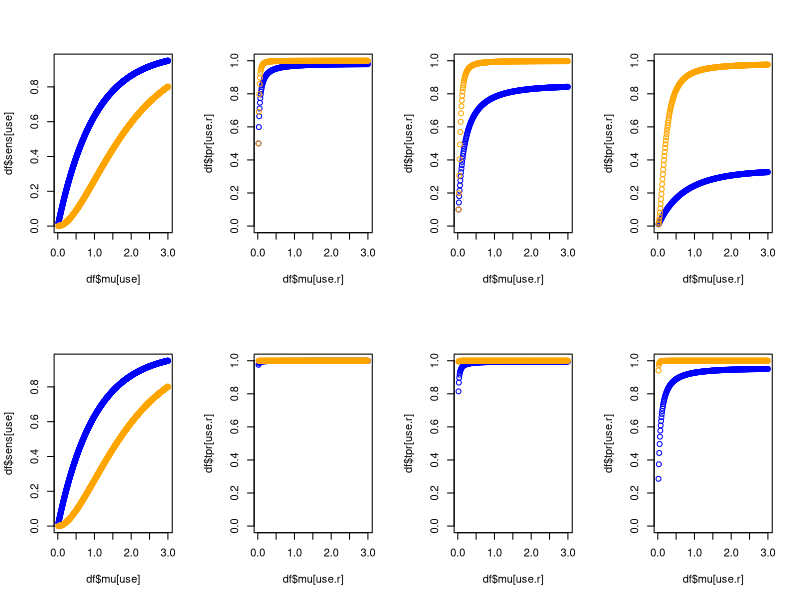
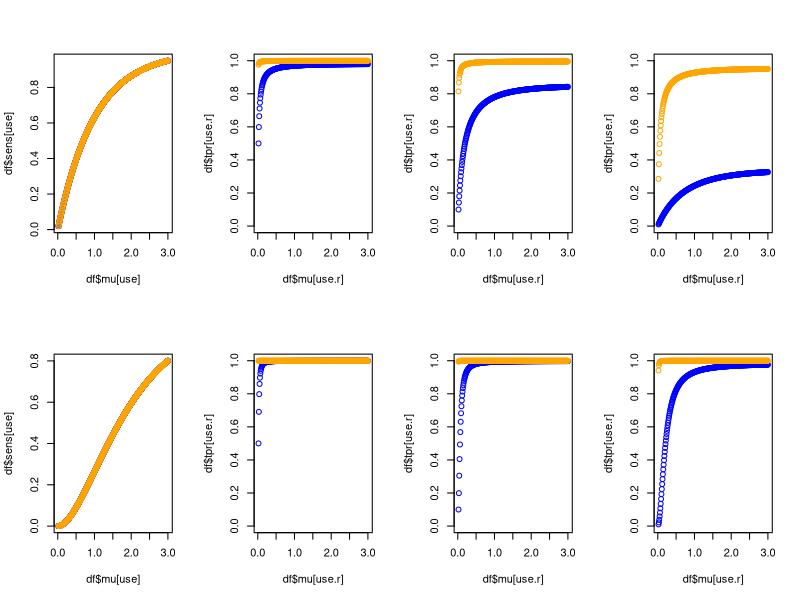
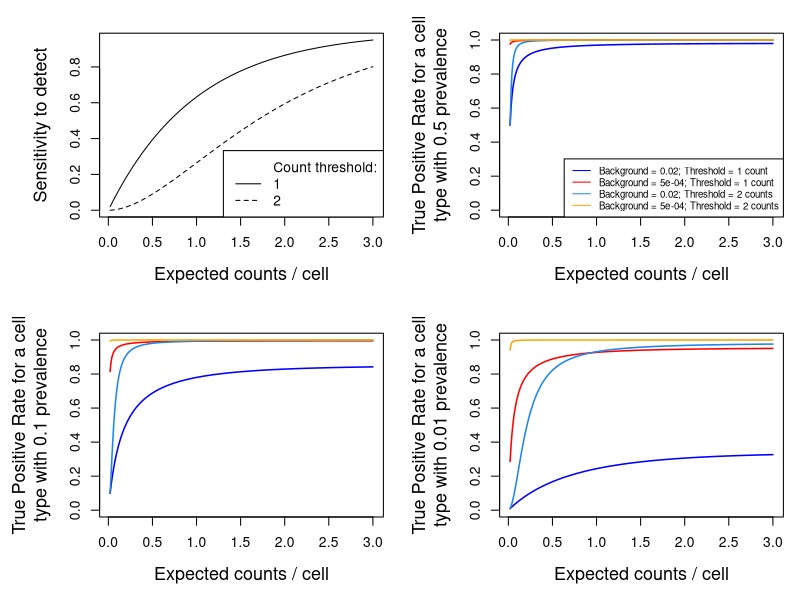

Write R code to recreate these figures, in order.
# setup: compare sens, spec, and TPR for calling marker gene positivity given 
# expression level (expected counts in the spatial platform), background rate, and 
# expression threshold for calling positivity

library(ggplot2)

# range of expected expression levels:
mu = seq(0.02, 3, by = 0.01)
# background levels:
b = c(0.02, 0.0005)  # 2nd value is 40x lower
# thresholds:
thresh = c(1,2)
# rate of true positivity:
rate = c(.5, .1, 0.01)

# set up data frame of all possible parameters:
df <- expand.grid(mu, b, thresh, rate)
colnames(df) = c("mu", "b", "thresh", "rate")
df$setting = paste0("Background = ", df$b, "; Threshold = ", df$thresh, " counts")
df$setting = gsub("1 counts", "1 count", df$setting)
  
# calc performance metrics:
df$sens <- 1 - ppois(df$thresh - 1, df$mu)
df$spec <- ppois(df$thresh - 1, df$b)
df$tpr <- (df$sens * df$rate) / ((df$sens * df$rate) + ((1 - df$spec) * (1 - df$rate)))



#ggplot(df[(df$thresh == 1) & (df$rate == 0.5), ], aes(x = mu, y = sens, col = b)) + geom_point()

# stratify by bg
par(mfrow = c(2,4))
for (bval in b) {
  use = (df$b == bval)
  # sens:
  plot(df$mu[use], df$sens[use], col = c("blue", "orange")[1 + (df$thresh[use] == thresh[2])])
  # spec:
  #plot(df$mu[use], df$spec[use], col = c("blue", "orange")[1 + (df$thresh[use] == thresh[2])], ylim = c(0.9, 1))
  # tpr:
  for (r in rate) {
    use.r = use & (df$rate == r)
    plot(df$mu[use.r], df$tpr[use.r], col = c("blue", "orange")[1 + (df$thresh[use.r] == thresh[2])],
         ylim = c(0, 1)) # pch = c(1 + (df$rate[use.r] == rate[2]) + 2*(df$rate[use] == rate[3])),
  }
  
  ## sens vs. tpr:
  #plot(df$sens[use], df$tpr[use], col = c("blue", "orange")[1 + (df$thresh[use] == thresh[2])],
  #     pch = c(1 + (df$rate[use] == rate[2]) + 2*(df$rate[use] == rate[3])))
  
}
 
# stratify by thresh
par(mfrow = c(2,4))
for (threshval in thresh) {
  use = (df$thresh == threshval)
  # sens:
  plot(df$mu[use], df$sens[use], col = c("blue", "orange")[1 + (df$b[use] == b[2])])
  # spec:
  #plot(df$mu[use], df$spec[use], col = c("blue", "orange")[1 + (df$thresh[use] == thresh[2])], ylim = c(0.9, 1))
  # tpr:
  for (r in rate) {
    use.r = use & (df$rate == r)
    plot(df$mu[use.r], df$tpr[use.r], col = c("blue", "orange")[1 + (df$b[use.r] == b[2])],
         ylim = c(0, 1)) # pch = c(1 + (df$rate[use.r] == rate[2]) + 2*(df$rate[use] == rate[3])),
  }
  
  ## sens vs. tpr:
  #plot(df$sens[use], df$tpr[use], col = c("blue", "orange")[1 + (df$thresh[use] == thresh[2])],
  #     pch = c(1 + (df$rate[use] == rate[2]) + 2*(df$rate[use] == rate[3])))
  
}

# unstratified:
png("marker detection performance.png", units = "in", width = 8, height = 8, res = 400)
par(mfrow = c(2,2))
par(mar = c(5,6,2,1))
use = TRUE
df$col =  c("blue","red", "dodgerblue2", "orange")[1 + (df$b == b[2]) + 2 * (df$thresh== thresh[2])]

settingcols = c("blue","red", "dodgerblue2", "orange")
names(settingcols) = unique(df$setting)
# sens:
plot(df$mu[use], df$sens[use], col = 0, cex.lab = 1.3,
     xlab = "Expected counts / cell", ylab = "Sensitivity to detect")
use1 = (use & (df$setting == unique(df$setting)[1])) & df$rate == rate[1]
use2 = (use & (df$setting == unique(df$setting)[3])) & df$rate == rate[1]
lines(df$mu[use1], df$sens[use1], col = 1)
lines(df$mu[use2], df$sens[use2], col = 1, lty = 2)
legend("bottomright", lty = c(NA,1:2), legend = c("Count threshold:", thresh))

# tpr:
for (r in rate) {
  use.r = use & (df$rate == r)
  plot(df$mu[use.r], df$tpr[use.r], col = 0, cex.lab = 1.3,
       xlab = "Expected counts / cell", ylab = paste0("True Positive Rate for a cell\ntype with ", r, " prevalence"),
       ylim = c(0, 1)) # pch = c(1 + (df$rate[use.r] == rate[2]) + 2*(df$rate[use] == rate[3])),
  for (setting in unique(df$setting)) {
    use.r.s <- use.r & (df$setting == setting)
    lines(df$mu[use.r.s], df$tpr[use.r.s], col = settingcols[setting], lwd = 1.5)
  }
  if (r == rate[1]) {
    legend("bottomright", lty = 1, col = settingcols, legend = names(settingcols), cex = 0.7)
  }
}
dev.off()
 
